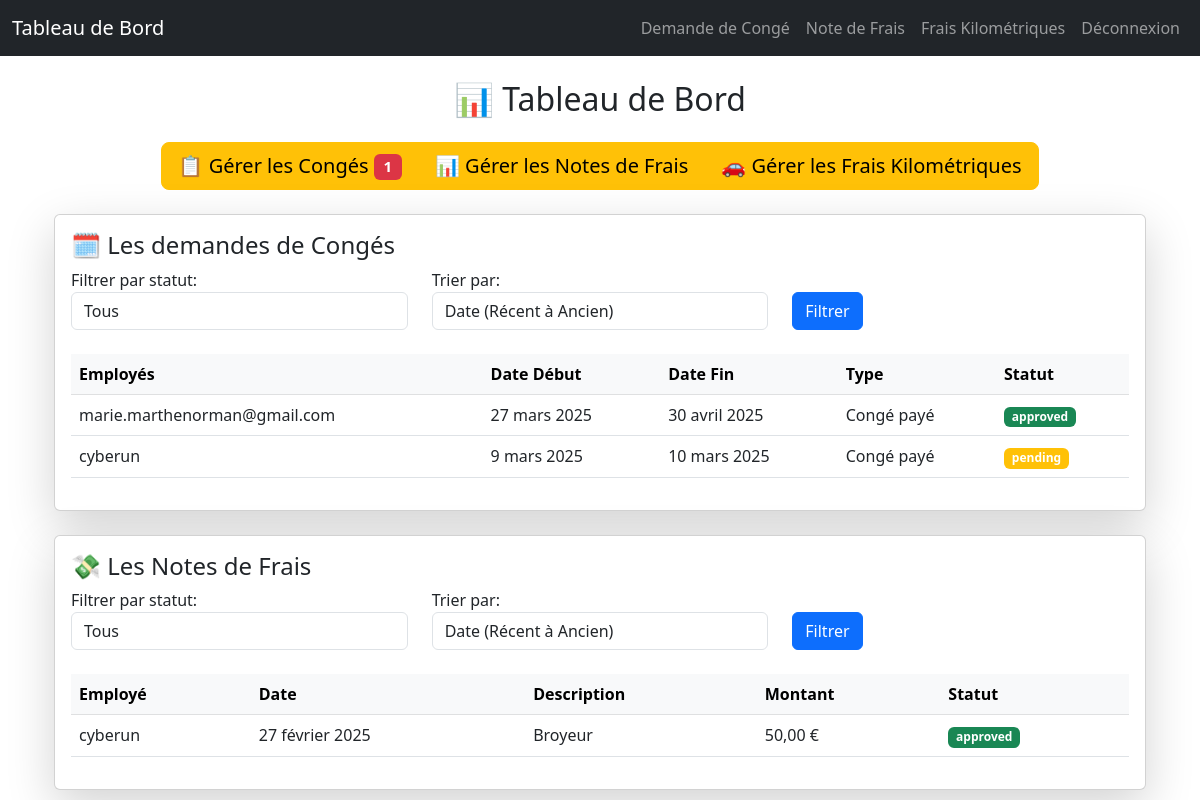
Page /dashboard/ (signed in) on the earlier database version.
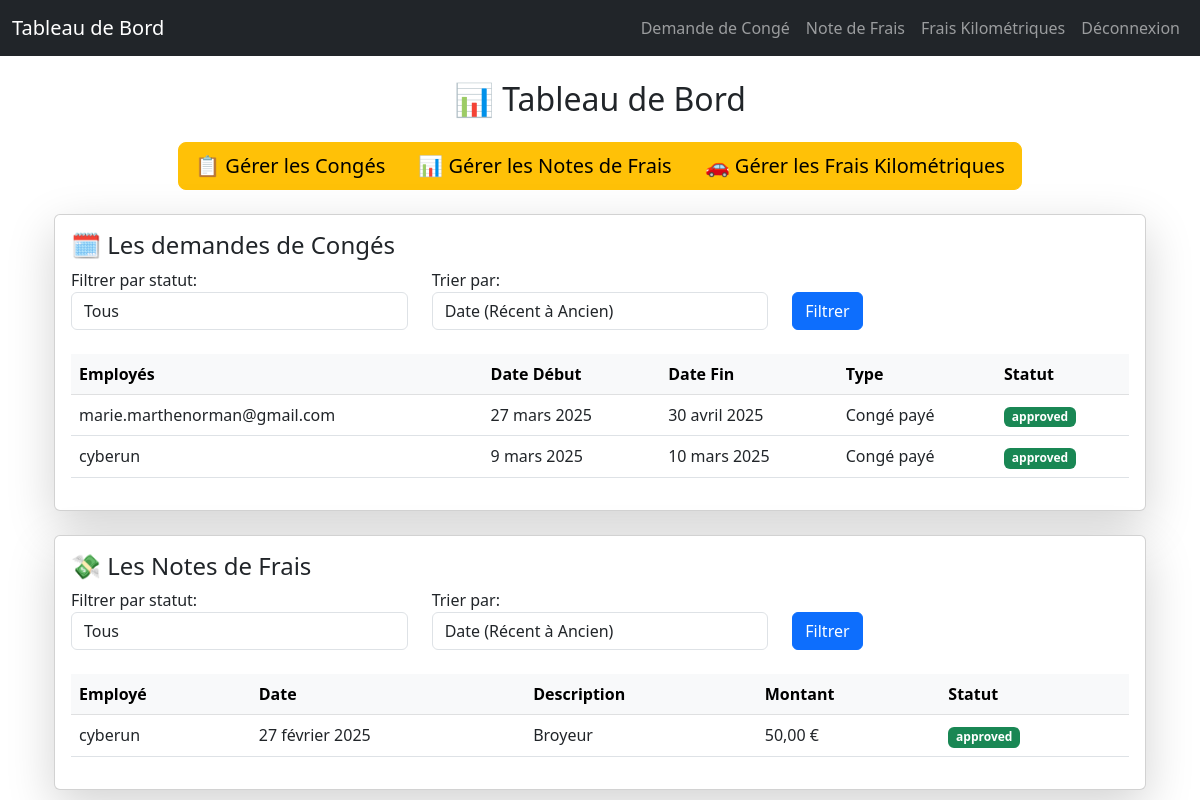
Same page on the later database version.
### rh_management/models.py (models this page shows, shortened)
class LeaveRequest(models.Model):
    user = models.ForeignKey(User, on_delete=models.CASCADE)
    leave_type = models.CharField(max_length=10, choices=LEAVE_TYPES, default='CP')  # ✅ Type de congé
    start_date = models.DateField()
    end_date = models.DateField()
    reason = models.TextField(blank=True, null=True)  # ✅ Commentaire optionnel
    status = models.CharField(max_length=10, choices=STATUS_CHOICES, default='pending')  # ✅ Correction
    created_at = models.DateTimeField(auto_now_add=True)

### rh_management/views.py (the view)
# urls.py: path("dashboard/", dashboard_view, name="dashboard"),  # Dashboard page
@login_required
def dashboard_view(request):
    new_leave_requests_count = LeaveRequest.objects.filter(status='pending').count()
    new_expense_reports_count = ExpenseReport.objects.filter(status='pending').count()
    new_kilometric_expenses_count = KilometricExpense.objects.filter(status='pending').count()
    context = {
        "is_admin": request.user.is_superuser,
        "is_hr": request.user.groups.filter(name='HR').exists(),
        "is_employee": request.user.groups.filter(name='Employé').exists(),
        "leave_requests": LeaveRequest.objects.all(),
        "expense_reports": ExpenseReport.objects.all(),
        "kilometric_expenses": KilometricExpense.objects.all(),
        "new_leave_requests_count": new_leave_requests_count,
        "new_expense_reports_count": new_expense_reports_count,
        "new_kilometric_expenses_count": new_kilometric_expenses_count,
    }
    return render(request, 'rh_management/dashboard.html', context)

### templates/rh_management/dashboard.html (shortened to what the changed rows need)
{% extends "base.html" %}
{% block content %}
<div class="container mt-4">
    <h2 class="text-center mb-4">📊 Tableau de Bord</h2>
    {% if is_hr or is_admin %}
        <div class="text-center mt-4">
            <div class="btn-group" role="group" aria-label="Actions RH/Admin">
                <a href="{% url 'manage_leaves' %}" class="btn btn-warning btn-lg">
                    📋 Gérer les Congés
                    {% if new_leave_requests_count > 0 %}
                        <span class="badge bg-danger">{{ new_leave_requests_count }}</span>
                    {% endif %}
                </a>
            </div>
        </div>
    {% endif %}
    {% if is_hr or is_admin %}
    <div class="card shadow-lg mt-4">
        <div class="card-body">
            <table class="table table-hover">
                <thead class="table-light">
                    <tr>
                        <th>Employés</th>
                        <th>Date Début</th>
                        <th>Date Fin</th>
                        <th>Type</th>
                        <th>Statut</th>
                    </tr>
                </thead>
                <tbody id="leave_requests_body">
                    {% if leave_requests %}
                        {% for leave in leave_requests %}
                            <tr data-id="{{ leave.id }}">
                                <td>{{ leave.user.username }}</td>
                                <td>{{ leave.start_date }}</td>
                                <td>{{ leave.end_date }}</td>
                                <td>{{ leave.get_leave_type_display }}</td>
                                <td>
                                    <span class="badge bg-{% if leave.status == 'approved' %}success{% elif leave.status == 'rejected' %}danger{% else %}warning{% endif %}">
                                        {{ leave.status }}
                                    </span>
                                </td>
                            </tr>
                        {% endfor %}
                    {% else %}
                        <tr><td colspan="5" class="text-center">Aucune demande de congé</td></tr>
                    {% endif %}
                </tbody>
            </table>
        </div>
    </div>
    <div class="card shadow-lg mt-4">
        <div class="card-body">
            <table class="table table-hover">
                <thead class="table-light">
                    <tr>
                        <th>Employé</th>
                        <th>Date</th>
                        <th>Description</th>
                        <th>Montant</th>
                        <th>Statut</th>
                    </tr>
                </thead>
            </table>
        </div>
    </div>
    {% endif %}
</div>
{% endblock %}

Differences in the rows shown:
changed LeaveRequest "9 mars 2025": status "pending" → "approved"
Other differences:
{{ new_leave_requests_count }}: "1" → (not shown)
